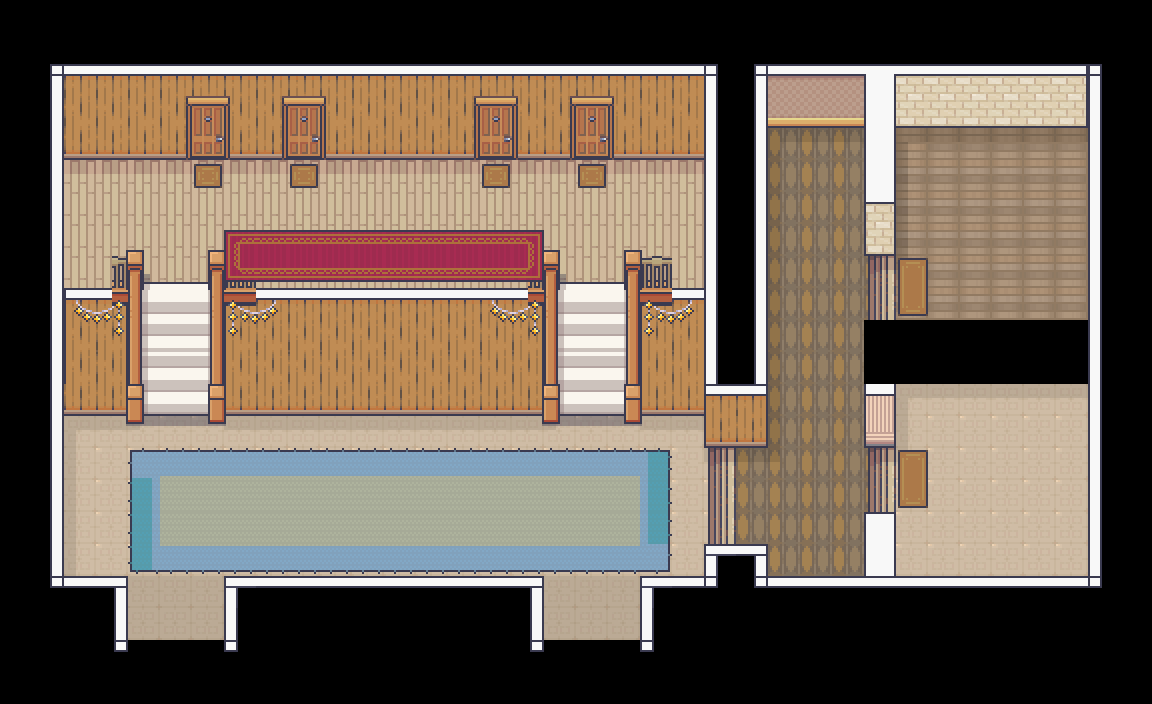

The image is a tile-based game level rendered from a .tmx file. Its description and source (layers, tilesets, objects; grid data summarised) follow:
An orthogonal 36x22 tile map with 32x32 px tiles, 6 tile layers (walls, floor, stairs, doors, ...), 4 tilesets and 115 objects (7x npc_spawn, 3x scene, 2x zone, player_city).

<map version="1.10" tiledversion="1.10.1" orientation="orthogonal" renderorder="right-down" width="36" height="22" tilewidth="32" tileheight="32" infinite="0" nextlayerid="13" nextobjectid="204">
 <tileset firstgid="1" source="../TSX/Room_Builder.tsx" />
 <tileset firstgid="8285" source="../TSX/stairs.tsx" />
 <tileset firstgid="8345" source="../TSX/school_singles.tsx" />
 <tileset firstgid="8396" source="../TSX/school_tiles.tsx" />
 <layer id="1" name="walls" width="36" height="22">
  <data>[792 cells, 238 non-empty, 34 distinct tile ids]</data>
 </layer>
 <layer id="3" name="floor" width="36" height="22">
  <data>[792 cells, 322 non-empty, 18 distinct tile ids]</data>
 </layer>
 <layer id="2" name="stairs" width="36" height="22">
  <data>[792 cells, 69 non-empty, 30 distinct tile ids]</data>
 </layer>
 <layer id="7" name="doors" width="36" height="22">
  <data>[792 cells, 24 non-empty, 6 distinct tile ids]</data>
 </layer>
 <layer id="8" name="carpets" width="36" height="22">
  <data>[792 cells, 92 non-empty, 16 distinct tile ids]</data>
 </layer>
 <layer id="9" name="decoration" width="36" height="22">
  <data>[792 cells, 20 non-empty, 6 distinct tile ids]</data>
 </layer>
 <objectgroup id="6" name="furniture">
  <object id="44" gid="8353" x="64" y="192" width="96" height="64" />
  <object id="45" gid="8355" x="768" y="168" width="96" height="64" />
  <object id="47" gid="8354" x="640" y="448" width="64" height="96" />
  <object id="68" gid="8360" x="912" y="560" width="96" height="64" />
  <object id="69" gid="8360" x="1008" y="560" width="96" height="64" />
  <object id="71" gid="8360" x="1008" y="488" width="96" height="64" />
  <object id="72" gid="8360" x="912" y="488" width="96" height="64" />
  <object id="73" gid="8361" x="1024" y="464" width="64" height="96" />
  <object id="75" gid="8363" x="1048" y="530" width="32" height="64" />
  <object id="76" gid="8363" x="944" y="520" width="32" height="64" />
  <object id="77" gid="8363" x="944" y="592" width="32" height="64" />
  <object id="78" gid="8363" x="1040" y="592" width="32" height="64" />
  <object id="79" gid="8362" x="1056" y="416" width="32" height="64" />
  <object id="86" gid="8367" x="896" y="224" width="32" height="96" />
  <object id="87" gid="8368" x="1024" y="224" width="64" height="96" />
  <object id="88" gid="8370" x="1024" y="304" width="64" height="96" />
  <object id="89" gid="8369" x="942" y="304" width="64" height="96" />
  <object id="90" gid="8370" x="942" y="224" width="64" height="96" />
  <object id="92" gid="8371" x="926" y="120" width="64" height="32" />
  <object id="93" gid="8372" x="989" y="160" width="64" height="96" />
  <object id="95" gid="8358" x="1056" y="155" width="32" height="64" />
  <object id="97" gid="8373" x="263" y="432" width="32" height="64" />
  <object id="98" gid="8373" x="291" y="432" width="32" height="64" />
  <object id="99" gid="8373" x="319" y="432" width="32" height="64" />
  <object id="100" gid="8373" x="347" y="432" width="32" height="64" />
  <object id="101" gid="8373" x="389" y="432" width="32" height="64" />
  <object id="102" gid="8373" x="417" y="432" width="32" height="64" />
  <object id="104" gid="8373" x="445" y="432" width="32" height="64" />
  <object id="105" gid="8373" x="473" y="432" width="32" height="64" />
  <object id="106" gid="8373" x="501" y="432" width="32" height="64" />
  <object id="107" gid="8373" x="235" y="432" width="32" height="64" />
  <object id="108" gid="8358" x="896" y="412" width="32" height="64" />
  <object id="109" gid="8356" x="898" y="156" width="32" height="64" />
  <object id="114" gid="8376" x="335" y="552" width="96" height="96" />
  <object id="116" gid="8377" x="208" y="534" width="64" height="96" />
  <object id="117" gid="8378" x="497" y="535" width="64" height="96" />
  <object id="118" gid="8379" x="720" y="448" width="32" height="64" />
  <object id="119" gid="8380" x="80" y="144" width="32" height="64" />
  <object id="120" gid="8380" x="80" y="368" width="32" height="64" />
  <object id="121" gid="8379" x="624" y="144" width="32" height="64" />
  <object id="122" gid="8381" x="767" y="133" width="96" height="64" />
  <object id="132" gid="8383" x="254" y="288" width="96" height="64" />
  <object id="133" gid="8383" x="422" y="288" width="96" height="64" />
  <object id="134" gid="8384" x="353" y="280" width="64" height="64" />
  <object id="135" gid="8385" x="680" y="229" width="32" height="128" />
  <object id="136" gid="8386" x="64" y="448" width="64" height="96" />
  <object id="137" gid="8387" x="344" y="194" width="64" height="96" />
  <object id="138" gid="8388" x="394" y="192" width="64" height="96" />
  <object id="139" gid="8390" x="672" y="280" width="32" height="96" />
  <object id="140" gid="8389" x="56" y="296" width="64" height="96" />
  <object id="141" gid="8390" x="216" y="288" width="32" height="96" />
  <object id="142" gid="8391" x="520" y="288" width="32" height="64" />
  <object id="147" gid="8393" x="64" y="576" width="32" height="96" />
  <object id="148" gid="8393" x="64" y="528" width="32" height="96" />
  <object id="185" gid="8395" x="864" y="384" width="224" height="64" />
 </objectgroup>
 <objectgroup id="4" name="stairs">
  <object id="2" gid="8346" x="208" y="292" width="32" height="64" />
  <object id="3" gid="8347" x="240" y="306" width="32" height="50" />
  <object id="4" gid="8347" x="272" y="306" width="32" height="50" />
  <object id="5" gid="8347" x="304" y="306" width="32" height="50" />
  <object id="6" gid="8347" x="336" y="306" width="32" height="50" />
  <object id="7" gid="8347" x="368" y="306" width="32" height="50" />
  <object id="8" gid="8347" x="400" y="306" width="32" height="50" />
  <object id="9" gid="8347" x="432" y="306" width="32" height="50" />
  <object id="10" gid="8347" x="464" y="306" width="32" height="50" />
  <object id="11" gid="8347" x="496" y="306" width="32" height="50" />
  <object id="12" gid="8345" x="528" y="292" width="32" height="64" />
  <object id="14" gid="8346" x="624" y="292" width="32" height="64" />
  <object id="15" gid="8347" x="656" y="306" width="32" height="50" />
  <object id="18" gid="8347" x="80" y="306" width="32" height="50" />
  <object id="25" gid="8348" x="64" y="306" width="16" height="50" />
  <object id="43" gid="8352" x="688" y="306" width="16" height="50" />
  <object id="183" gid="8345" x="112" y="292" width="32" height="64" />
 </objectgroup>
 <objectgroup id="10" name="collision">
  <object id="150" x="50" y="151" width="668" height="9" />
  <object id="151" x="704" y="160" width="14" height="288" />
  <object id="152" x="50" y="160" width="14" height="428" />
  <object id="153" x="64" y="576" width="64" height="12" />
  <object id="154" x="114" y="588" width="14" height="64" />
  <object id="155" x="224" y="576" width="14" height="76" />
  <object id="156" x="128" y="640" width="96" height="12" />
  <object id="157" x="238" y="576" width="306" height="12" />
  <object id="158" x="530" y="588" width="14" height="64" />
  <object id="159" x="640" y="588" width="14" height="64" />
  <object id="160" x="640" y="576" width="78" height="12" />
  <object id="161" x="704" y="544" width="14" height="32" />
  <object id="162" x="754" y="544" width="14" height="44" />
  <object id="163" x="718" y="544" width="36" height="12" />
  <object id="164" x="768" y="576" width="334" height="12" />
  <object id="165" x="1088" y="128" width="14" height="448" />
  <object id="166" x="754" y="114" width="348" height="14" />
  <object id="167" x="754" y="128" width="14" height="320" />
  <object id="168" x="718" y="435" width="36" height="13" />
  <object id="169" x="864" y="128" width="32" height="128" />
  </objectgroup>
 <objectgroup id="11" name="triggers">
  <!-- 5 objects omitted --></objectgroup>
 <objectgroup id="12" name="positions">
  <!-- 8 objects omitted --></objectgroup>
</map>
<!-- 23 of 115 objects omitted -->
